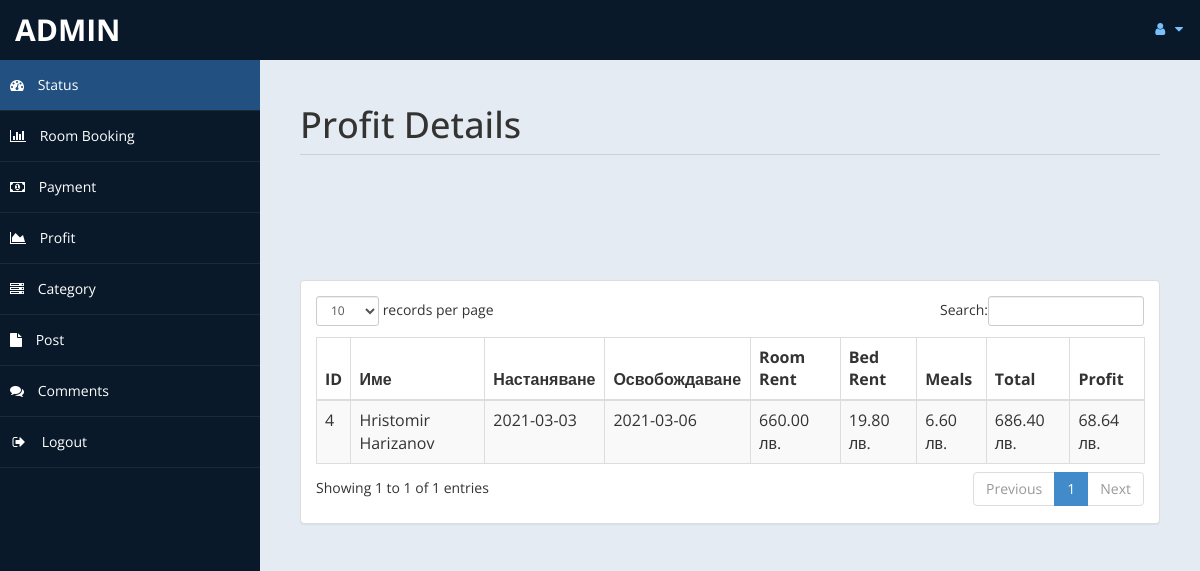
The app's page /admin/profit.php (signed in) with its own data.
### tables this page shows
CREATE TABLE `payment` (
  `id` int(11) DEFAULT NULL,
  `title` varchar(5) DEFAULT NULL,
  `fname` varchar(30) DEFAULT NULL,
  `lname` varchar(30) DEFAULT NULL,
  `troom` varchar(30) DEFAULT NULL,
  `tbed` varchar(30) DEFAULT NULL,
  `nroom` int(11) DEFAULT NULL,
  `cin` date DEFAULT NULL,
  `cout` date DEFAULT NULL,
  `ttot` double(8,2) DEFAULT NULL,
  `fintot` double(8,2) DEFAULT NULL,
  `mepr` double(8,2) DEFAULT NULL,
  `meal` varchar(30) DEFAULT NULL,
  `btot` double(8,2) DEFAULT NULL,
  `noofdays` int(11) DEFAULT NULL
);

### admin/profit.php (the view, shortened to what this page needs)
<!DOCTYPE>
<html>
<head>
    <link href="assets/css/bootstrap.css" rel="stylesheet" />
    <link href="assets/css/font-awesome.css" rel="stylesheet" />
	<link rel="stylesheet" href="assets/css/morris.css">
    <link href="assets/css/custom-styles.css" rel="stylesheet" />
    <link href="assets/js/dataTables/dataTables.bootstrap.css" rel="stylesheet" />
    <link rel="stylesheet" href="https://cdnjs.cloudflare.com/ajax/libs/font-awesome/4.7.0/css/font-awesome.min.css">
</head>
<body>
    <div id="wrapper">
        <nav class="navbar navbar-default top-navbar" role="navigation">
            <div class="navbar-header">
                <a class="navbar-brand" href="home.php"><?php echo $_SESSION["user"]; ?> </a>
            </div>
            <ul class="nav navbar-top-links navbar-right">
                <li class="dropdown">
                    <a class="dropdown-toggle" data-toggle="dropdown" href="#" aria-expanded="false">
                        <i class="fa fa-user fa-fw"></i> <i class="fa fa-caret-down"></i>
                    </a>
                </li>
            </ul>
        </nav>
        <nav class="navbar-default navbar-side" role="navigation">
            <div class="sidebar-collapse">
                <ul class="nav" id="main-menu">
                <li>
                        <a class="active-menu" href="home.php"><i class="fa fa-dashboard"></i> Status</a>
                    </li>
					<li>
                        <a href="roombook.php"><i class="fa fa-bar-chart-o"></i> Room Booking</a>
                    </li>
                    <li>
                        <a href="payment.php"><i class="fa fa-money"></i> Payment</a>
                    </li>
                    <li>
                        <a  href="profit.php"><i class="fa fa-area-chart"></i> Profit</a>
                    </li>
                    <li>
                        <a href="category_admin.php"><i class="fa fa-server"></i></i> Category</a>
                    </li>
                    <li>
                        <a href="post_admin.php"><i class="fa fa-file"></i> Post</a>
                    </li>
                    <li>
                        <a href="comment_admin.php"><i class="fa fa-comments"></i> Comments</a>
                    </li>
                    <li>
                        <a href="logout.php"><i class="fa fa-sign-out fa-fw"></i> Logout</a>
                    </li>
            </div>
        </nav>
        <div id="page-wrapper" >
            <div id="page-inner">
			 <div class="row">
                    <div class="col-md-12">
                        <h1 class="page-header">
                           Profit Details<small> </small>
                        </h1>
                    </div>
                </div>
            <div class="row">
				<?php
				include('db.php');
?>
				<br>
				<br>
				<br>
				<br><div id="chart"></div>
                <div class="col-md-12">
                    <div class="panel panel-default">
                        <div class="panel-body">
                            <div class="table-responsive">
                                <table class="table table-striped table-bordered table-hover" id="dataTables-example">
                                    <thead>
                                        <tr>
											<th>ID</th>
                                            <th>Име</th>
                                            <th>Настаняване</th>
											<th>Освобождаване</th>
                                            <th>Room Rent</th>
											<th>Bed Rent</th>
											<th>Meals</th>
											<th>Total</th>
											<th>Profit</th>
                                        </tr>
                                    </thead>
                                    <tbody>
									<?php
										$sql="select * from payment";
										$re = mysqli_query($con,$sql);
										while($row = mysqli_fetch_array($re))
										{
											$id = $row['id'];
											if($id % 2 ==1 )
											{
												echo"<tr class='gradeC'>
													<td>".$row['id']." </td>
													<td>".$row['fname']." ".$row['lname']."</td>
													<td>".$row['cin']."</td>
													<td>".$row['cout']."</td>
													<td>".$row['ttot']." лв.</td>
													<td>".$row['mepr']." лв.</td>
													<td>".$row['btot']." лв.</td>
													<td>".$row['fintot']." лв.</td>
													<td>".$row['fintot']*10/100 ." лв.</td>
													</tr>";
											}
											else
											{
												echo"<tr class='gradeU'>
													<td>".$row['id']." </td>
													<td>".$row['fname']." ".$row['lname']."</td>
													<td>".$row['cin']."</td>
													<td>".$row['cout']."</td>
													<td>".$row['ttot']." лв.</td>
													<td>".$row['mepr']." лв.</td>
													<td>".$row['btot']." лв.</td>
													<td>".$row['fintot']." лв.</td>
													<td>".$row['fintot']*10/100 ." лв.</td>
													</tr>";
											}
										}
									?>
                                    </tbody>
                                </table>
                            </div>
                        </div>
                    </div>
                </div>
            </div>
                </div>
            </div>
    </div>
</body>
</html>

### admin/assets/css/custom-styles.css (style rules this page uses)
body { font-family: 'Open Sans', sans-serif; }
#wrapper { width: 100%; background:#09192A; }
#page-wrapper { padding: 15px 15px; min-height: 600px; background:#E5EBF2; }
#page-inner { width:100%; margin:10px 20px 10px 0px; background-color:transparent; padding:10px; min-height:1200px; }
h1, .h1, h2, .h2, h3, .h3 { margin-top: 7px; margin-bottom: -5px; }
.page-header { padding-bottom: 9px; margin: 10px 0 45px; border-bottom: 1px solid #C7D1DD; }
.top-navbar { margin:0px; }
.top-navbar .navbar-brand { color: #fff; width: 260px; text-align: left; height: 60px; font-size: 30px; font-weight: 700; text-transform: uppercase; line-height: 30px; }
.top-navbar .nav > li { position: relative; display: inline-block; }
.top-navbar .nav > li > a { position: relative; display: block; padding: 19px 15px; color: #77C0FD; }
.active-menu { background-color:#225081!important; }
.sidebar-collapse , .sidebar-collapse .nav { background:none; }
.sidebar-collapse .nav { padding:0; }
.sidebar-collapse .nav > li > a { color:#fff; background:transparent; text-shadow:none; }
.sidebar-collapse > .nav > li > a { padding:15px 10px; }
.sidebar-collapse > .nav > li { border-bottom: 1px solid rgba(107, 108, 109, 0.19); }
.navbar-side { border:none; background-color: transparent; }
.top-navbar { background:#09192A; border-bottom:none; }
.top-navbar .nav > li > a > i { margin-right: 2px; }
.navbar-default { border:0px solid black; }
.navbar-header { background: #09192A; }
.nav > li > a > i { margin-right:10px; }
@media (min-width:768px) { #page-wrapper { margin: 0 0 0 260px; padding: 15px 30px; min-height: 1200px; } }
@media (min-width:768px) { .navbar-side { z-index: 1; position: absolute; width: 260px; } }
@media (min-width:768px) { .navbar { border-radius: 0px; } }

### admin/profit.php (style rules this page uses)
*, *::before, *::after { padding: 0; margin: 0; box-sizing: border-box; }

### records on screen
payment: id "4", fname "Hristomir", lname "Harizanov", cin "2021-03-03", cout "2021-03-06", ttot "660.00", mepr "19.80", btot "6.60", fintot "686.40", $row['fintot']*10/100 "68.64"

### other values on screen
$_SESSION["user"] "ADMIN"
